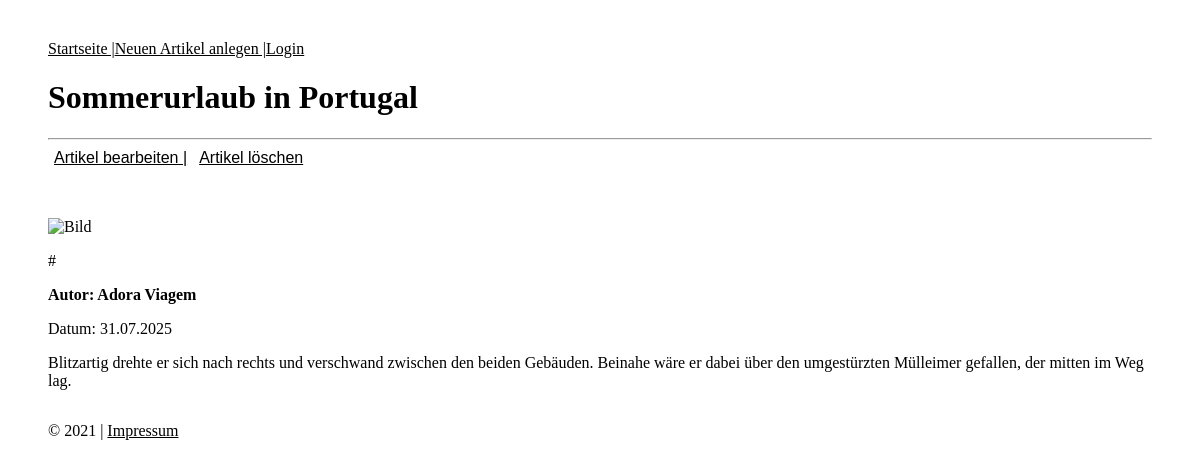
The app's page /php-pages/article.php?id=4 with its own data.
### tables this page shows
CREATE TABLE `article` (
  `ID` int(11) NOT NULL,
  `Title` varchar(255) DEFAULT NULL,
  `Image` varchar(255) DEFAULT NULL,
  `Text` text DEFAULT NULL,
  `Date` date DEFAULT NULL,
  `Author` varchar(100) DEFAULT NULL,
  `Online` tinyint(1) DEFAULT NULL,
  `tags` varchar(255) NOT NULL
);

### php-pages/article.php (the view, shortened to what this page needs)
<?php
function showArticle($requestedId) {
    $connection = databaseConnection();
    if($connection){
        try {
            $statement = $connection->prepare("
    SELECT article.*, GROUP_CONCAT(tag.name) AS tags
    FROM article
    LEFT JOIN article_tag
        ON article.id = article_tag.article_id
    LEFT JOIN tag
        ON article_tag.tag_id = tag.id
    WHERE article.id = :id
    GROUP BY article.id
");
            $statement->bindParam(':id', $requestedId, PDO::PARAM_INT);
            $statement->execute();
            if ($row = $statement->fetch(PDO::FETCH_ASSOC)) {
                $title = htmlspecialchars($row['Title']);
                $image = htmlspecialchars($row['Image']);
                $content = htmlspecialchars($row['Text']);
                $date = date("d.m.Y", strtotime($row['Date']));
                $author = htmlspecialchars($row['Author']);
                $tags = htmlspecialchars($row['tags']);
                $approval = isset($row['Online']) ? htmlspecialchars($row['Online']) : '0';
                $approvalMessage = $approval === "0" ? "Der Artikel ist noch in Bearbeitung.<br> Nur angemeldete Benutzer können es sehen." : "";
                $tagsArray = array_map('trim', explode(',', $tags));
                $tagsDisplay = '';
                foreach ($tagsArray as $tag) {
                    $tagsDisplay .= '#' . htmlspecialchars($tag) . ' ';
                }
                echo "<!DOCTYPE html>
                    <html lang='de'>
                    <head>
                        <meta charset='UTF-8'>
                        <link rel='stylesheet' href='../assets/css/main.css'>
                        <title>{$title}</title>
                    </head>
                    <body>
                        <div class='pageWidth'>
                            <div class='breadcrumbs'>
                                <a class='link' href='../php-pages/startpage.php'>Startseite  |</a>
                                <a class='link' href='../php-pages/new_article.php'>Neuen Artikel anlegen | </a>
                                <a class='link' href='../php-pages/login.php'>Login</a>
                            </div>
                            <h1>{$title}</h1>
                            <hr>
                            <div class='breadcrumbs'>
                            <form method='post' action='editPage.php'>
                                    <input type='hidden' name='edit_id' value='{$requestedId}'>
                                    <button class='delete' type='submit'>Artikel bearbeiten |</button>
                                </form>
                                <form method='post' action=''>
                                    <input type='hidden' name='delete_id' value='{$requestedId}'>
                                    <button class='delete' type='submit'>Artikel löschen</button>
                                </form>
                            </div>
                            <p class='error'>{$approvalMessage}</p>
                            <br>
                            <img class='marg2' src='{$image}' alt='Bild'>
                            <p>{$tagsDisplay}</p>
                            <p class='textBold'>Autor: {$author}</p>
                            <p>Datum: {$date}</p>
                            <p>{$content}</p>
                            <div class='end marg2'>
                                <p>© 2021 |</p>
                                <a class='link' href='../php-pages/impressum.php'>Impressum</a>
                            </div>
                        </div>
                    </body>
                    </html>";
            } else {
                echo "<p>Artikel nicht gefunden.</p>";
            }
        } catch (PDOException $e) {
            echo "Connection failed: " . $e->getMessage();
        }
    } else{
        echo "Datenbankverbindung festgeschlagen.";
    }
}
if (isset($_GET['id'])) {
    $requestedId = (int)$_GET['id'];
    showArticle($requestedId);
}

### assets/css/main.css (style rules this page uses)
.pageWidth { margin: 40px 40px 40px 40px; }
.breadcrumbs { text-decoration: underline; display:flex; }
.link { color:black; }
.marg2 { margin-top: 16px; }
.end { display: ruby; }
.textBold { font-weight: bold; }
.delete { background-color: transparent; border:none; font-size: 16px; text-decoration: underline; cursor: pointer; }

### records on screen
article: Title "Sommerurlaub in Portugal", Author "Adora Viagem", Date "31.07.2025", Text "Blitzartig drehte er sich nach rechts und verschwand zwischen den beiden Gebäuden. Beinahe wäre er dabei über den umgestürzten Mülleimer gefallen, der mitten im Weg lag."

### other values on screen
$tagsDisplay "#"
